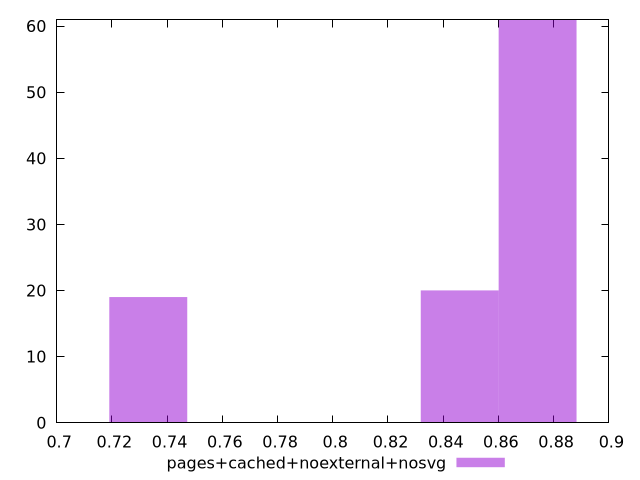

This figure's gnuplot source:
$_pagesCachedNoexternalNosvg <<EOF
0.8741864268108935 61
0.733188616034943 19
0.8459868646557035 20
EOF
set key outside below
set terminal pngcairo
set output "report_00006_2020-11-02T20-21-41.718Z/uses-http2/pages+cached+noexternal+nosvg//hist.png"
set yrange [0:61]
set boxwidth 0.028199562155190115
set style fill transparent solid 0.5 noborder
plot $_pagesCachedNoexternalNosvg title "pages+cached+noexternal+nosvg" with boxes ,
